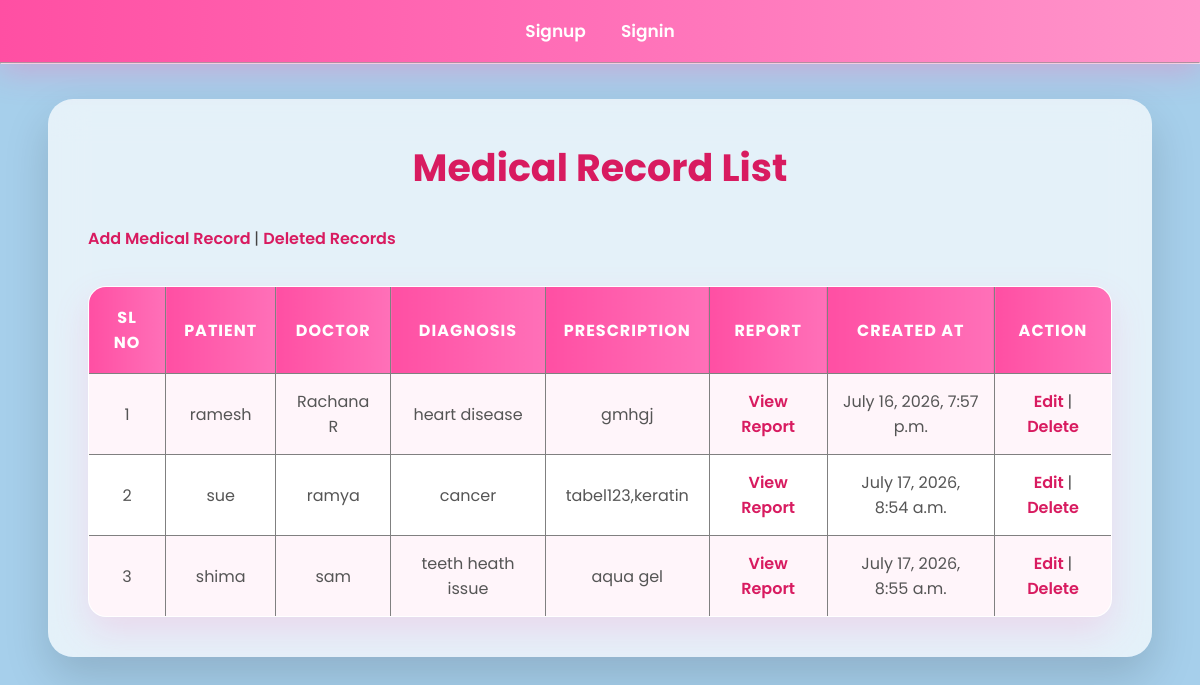
Screenshot of /base/record_list/ with the database file from the repository.
### base/models.py (models this page shows, shortened)
class MedicalRecord(models.Model):
    patient = models.ForeignKey(
        Patient,
        on_delete=models.CASCADE
    )
    doctor = models.ForeignKey(
        Doctor,
        on_delete=models.CASCADE
    )
    diagnosis = models.TextField()
    prescription = models.TextField()
    report = models.FileField(
        upload_to="medical_reports",
        null=True,
        blank=True
    )
    created_at = models.DateTimeField(
        auto_now_add=True
    )
    is_deleted = models.BooleanField(
        default=False
    )
    deleted_at = models.DateTimeField(
        null=True,
        blank=True
    )

class Patient(models.Model):
    patient_name = models.CharField(max_length=100)
    age = models.PositiveIntegerField()
    gender = models.CharField(
        max_length=20
    )
    phone = models.CharField(
        max_length=10
    )
    email = models.EmailField()
    address = models.TextField()
    patient_image = models.ImageField(
        upload_to="patient_images",
        null=True,
        blank=True
    )
    is_deleted = models.BooleanField(
        default=False
    )
    deleted_at = models.DateTimeField(
        null=True,
        blank=True
    )
    def __str__(self):
        return self.patient_name

class Doctor(models.Model):
    department = models.ForeignKey(
        Department,
        on_delete=models.CASCADE,
        null=True,
        blank=True
    )
    doctor_name = models.CharField(max_length=100)
    specialization = models.CharField(max_length=100)
    experience = models.PositiveIntegerField()
    phone = models.CharField(max_length=10)
    email = models.EmailField()
    doctor_image = models.ImageField(
        upload_to="doctor_images",
        null=True,
        blank=True
    )
    is_deleted = models.BooleanField(default=False)
    deleted_at = models.DateTimeField(
        null=True,
        blank=True
    )
    def __str__(self):
        return self.doctor_name

### base/views.py (the view)
# urls.py: path('record_list/', views.record_list, name='record_list'),
def record_list(request):
    data = MedicalRecord.objects.filter(
        is_deleted=False
    )
    return render(
        request,
        "record_list.html",
        {
            "data": data
        }
    )

### base/templates/record_list.html
{% extends 'main.html' %}
{% block content %}
<h1>Medical Record List</h1>
<a href="{% url 'create_record' %}">
Add Medical Record
</a>
|
<a href="{% url 'record_history' %}">
Deleted Records
</a>
<table border="1">
<tr>
<th>SL NO</th>
<th>Patient</th>
<th>Doctor</th>
<th>Diagnosis</th>
<th>Prescription</th>
<th>Report</th>
<th>Created At</th>
<th>Action</th>
</tr>
{% for i in data %}
<tr>
<td>{{ forloop.counter }}</td>
<td>{{ i.patient }}</td>
<td>{{ i.doctor }}</td>
<td>{{ i.diagnosis }}</td>
<td>{{ i.prescription }}</td>
<td>
{% if i.report %}
<a href="{{ i.report.url }}" target="_blank">
View Report
</a>
{% else %}
No Report
{% endif %}
</td>
<td>{{ i.created_at }}</td>
<td>
<a href="{% url 'update_record' i.id %}">
Edit
</a>
|
<a href="{% url 'delete_record' i.id %}">
Delete
</a>
</td>
</tr>
{% endfor %}
</table>
{% endblock %}

### static/style.css (style rules this page uses)
* { margin:0; padding:0; box-sizing:border-box; font-family:'Poppins',sans-serif; }
body { background:linear-gradient(135deg,#ffe6f2,#ffd9ec,#ffeef8,#fff8fc); background-size:400% 400%; animation:bgMove 12s ease infinite; min-height:100vh; color:#444; }
h1 { text-align:center; color:#d81b60; font-size:38px; margin-bottom:30px; font-weight:700; }
a { color:#d81b60; text-decoration:none; font-weight:600; transition:.3s; }
table { width:100%; border-collapse:collapse; margin-top:35px; overflow:hidden; border-radius:18px; background:white; box-shadow:0 15px 35px rgba(255,105,180,.18); }
table th { background:linear-gradient(90deg,#ff4fa3,#ff70b8); color:white; padding:18px; font-size:16px; text-transform:uppercase; letter-spacing:1px; }
table td { padding:15px; text-align:center; color:#555; transition:.3s; }
table tr:nth-child(even) { background:#fff5fa; }
::placeholder { color:#d48bb2; }
table { animation:tableFade .8s; }
body { background:rgb(166, 207, 235) !important; }

### rows the page displays
MedicalRecord: patient "ramesh", doctor "Rachana R", diagnosis "heart disease", prescription "gmhgj", created_at "July 16, 2026, 7:57 p.m."
MedicalRecord: patient "sue", doctor "ramya", diagnosis "cancer", prescription "tabel123,keratin", created_at "July 17, 2026, 8:54 a.m."
MedicalRecord: patient "shima", doctor "sam", diagnosis "teeth heath issue", prescription "aqua gel", created_at "July 17, 2026, 8:55 a.m."
